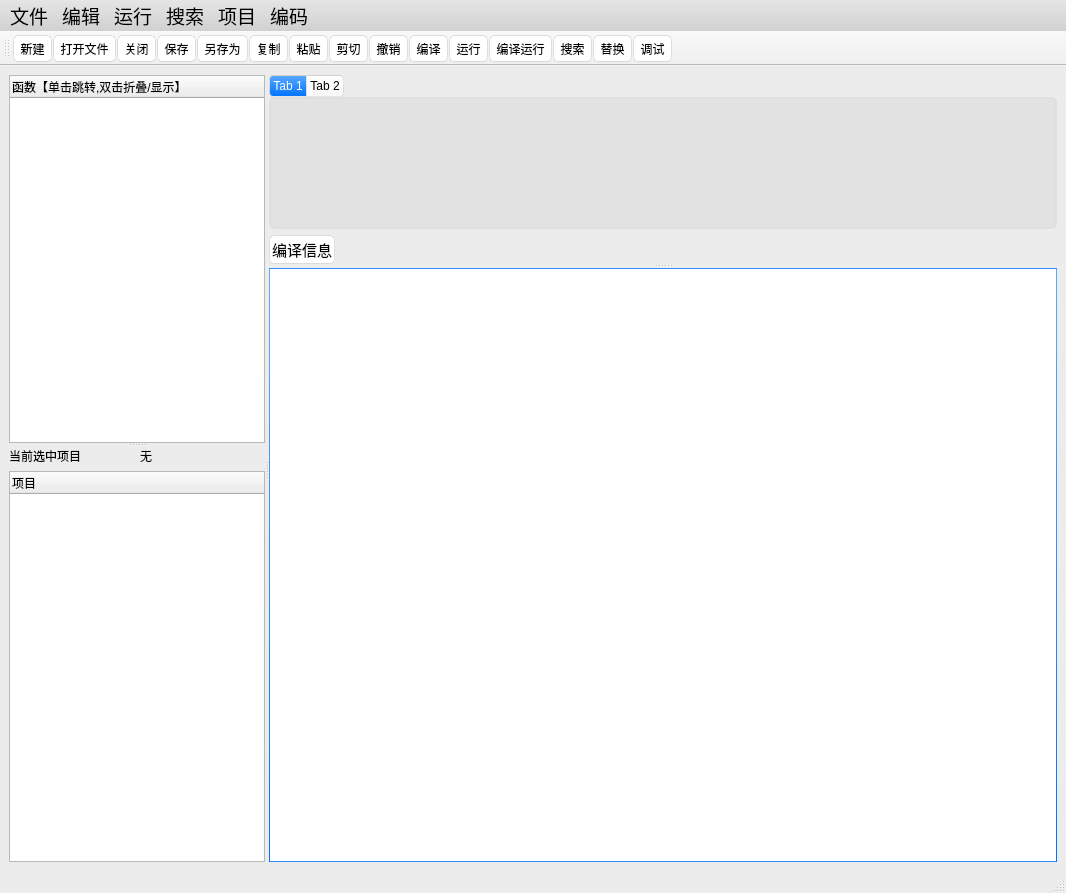
 <widget class="QMainWindow" name="MainWindow">
  <property name="geometry">
   <rect>
    <x>0</x>
    <y>0</y>
    <width>1066</width>
    <height>893</height>
   </rect>
  </property>
  <property name="font">
   <font>
    <family>等线 Light</family>
   </font>
  </property>
  <property name="windowTitle">
   <string>MsEditor</string>
  </property>
  <property name="windowIcon">
   <iconset resource="pic/pic.qrc">
    <normaloff>:/icon.png</normaloff>:/icon.png</iconset>
  </property>
  <property name="styleSheet">
   <string notr="true">/*
Aqua Style Sheet for QT Applications
Author: Jaime A. Quiroga P.
Company: GTRONICK
Last updated: 22/01/2019, 07:55.
Available at: https://github.com/GTRONICK/QSS/blob/master/Aqua.qss
*/
QMainWindow {
	background-color:#ececec;
}
QTextEdit {
	border-width: 1px;
	border-style: solid;
	border-color: qlineargradient(spread:pad, x1:0.5, y1:1, x2:0.5, y2:0, stop:0 rgba(0, 113, 255, 255), stop:1 rgba(91, 171, 252, 255));
}
QPlainTextEdit {
	border-width: 1px;
	border-style: solid;
	border-color: qlineargradient(spread:pad, x1:0.5, y1:1, x2:0.5, y2:0, stop:0 rgba(0, 113, 255, 255), stop:1 rgba(91, 171, 252, 255));
}
QToolButton {
	border-style: solid;
	border-top-color: qlineargradient(spread:pad, x1:0.5, y1:1, x2:0.5, y2:0, stop:0 rgb(215, 215, 215), stop:1 rgb(222, 222, 222));
	border-right-color: qlineargradient(spread:pad, x1:0, y1:0.5, x2:1, y2:0.5, stop:0 rgb(217, 217, 217), stop:1 rgb(227, 227, 227));
	border-left-color: qlineargradient(spread:pad, x1:0, y1:0.5, x2:1, y2:0.5, stop:0 rgb(227, 227, 227), stop:1 rgb(217, 217, 217));
	border-bottom-color: qlineargradient(spread:pad, x1:0.5, y1:1, x2:0.5, y2:0, stop:0 rgb(215, 215, 215), stop:1 rgb(222, 222, 222));
	border-width: 1px;
	border-radius: 5px;
	color: rgb(0,0,0);
	padding: 2px;
	background-color: rgb(255,255,255);
}
QToolButton:hover{
	border-style: solid;
	border-top-color: qlineargradient(spread:pad, x1:0.5, y1:1, x2:0.5, y2:0, stop:0 rgb(195, 195, 195), stop:1 rgb(222, 222, 222));
	border-right-color: qlineargradient(spread:pad, x1:0, y1:0.5, x2:1, y2:0.5, stop:0 rgb(197, 197, 197), stop:1 rgb(227, 227, 227));
	border-left-color: qlineargradient(spread:pad, x1:0, y1:0.5, x2:1, y2:0.5, stop:0 rgb(227, 227, 227), stop:1 rgb(197, 197, 197));
	border-bottom-color: qlineargradient(spread:pad, x1:0.5, y1:1, x2:0.5, y2:0, stop:0 rgb(195, 195, 195), stop:1 rgb(222, 222, 222));
	border-width: 1px;
	border-radius: 5px;
	color: rgb(0,0,0);
	padding: 2px;
	background-color: rgb(255,255,255);
}
QToolButton:pressed{
	border-style: solid;
	border-top-color: qlineargradient(spread:pad, x1:0.5, y1:1, x2:0.5, y2:0, stop:0 rgb(215, 215, 215), stop:1 rgb(222, 222, 222));
	border-right-color: qlineargradient(spread:pad, x1:0, y1:0.5, x2:1, y2:0.5, stop:0 rgb(217, 217, 217), stop:1 rgb(227, 227, 227));
	border-left-color: qlineargradient(spread:pad, x1:0, y1:0.5, x2:1, y2:0.5, stop:0 rgb(227, 227, 227), stop:1 rgb(217, 217, 217));
	border-bottom-color: qlineargradient(spread:pad, x1:0.5, y1:1, x2:0.5, y2:0, stop:0 rgb(215, 215, 215), stop:1 rgb(222, 222, 222));
	border-width: 1px;
	border-radius: 5px;
	color: rgb(0,0,0);
	padding: 2px;
	background-color: rgb(142,142,142);
}
QPushButton{
	border-style: solid;
	border-top-color: qlineargradient(spread:pad, x1:0.5, y1:1, x2:0.5, y2:0, stop:0 rgb(215, 215, 215), stop:1 rgb(222, 222, 222));
	border-right-color: qlineargradient(spread:pad, x1:0, y1:0.5, x2:1, y2:0.5, stop:0 rgb(217, 217, 217), stop:1 rgb(227, 227, 227));
	border-left-color: qlineargradient(spread:pad, x1:0, y1:0.5, x2:1, y2:0.5, stop:0 rgb(227, 227, 227), stop:1 rgb(217, 217, 217));
	border-bottom-color: qlineargradient(spread:pad, x1:0.5, y1:1, x2:0.5, y2:0, stop:0 rgb(215, 215, 215), stop:1 rgb(222, 222, 222));
	border-width: 1px;
	border-radius: 5px;
	color: rgb(0,0,0);
	padding: 2px;
	background-color: rgb(255,255,255);
}
QPushButton::default{
	border-style: solid;
	border-top-color: qlineargradient(spread:pad, x1:0.5, y1:1, x2:0.5, y2:0, stop:0 rgb(215, 215, 215), stop:1 rgb(222, 222, 222));
	border-right-color: qlineargradient(spread:pad, x1:0, y1:0.5, x2:1, y2:0.5, stop:0 rgb(217, 217, 217), stop:1 rgb(227, 227, 227));
	border-left-color: qlineargradient(spread:pad, x1:0, y1:0.5, x2:1, y2:0.5, stop:0 rgb(227, 227, 227), stop:1 rgb(217, 217, 217));
	border-bottom-color: qlineargradient(spread:pad, x1:0.5, y1:1, x2:0.5, y2:0, stop:0 rgb(215, 215, 215), stop:1 rgb(222, 222, 222));
	border-width: 1px;
	border-radius: 5px;
	color: rgb(0,0,0);
	padding: 2px;
	background-color: rgb(255,255,255);
}
QPushButton:hover{
	border-style: solid;
	border-top-color: qlineargradient(spread:pad, x1:0.5, y1:1, x2:0.5, y2:0, stop:0 rgb(195, 195, 195), stop:1 rgb(222, 222, 222));
	border-right-color: qlineargradient(spread:pad, x1:0, y1:0.5, x2:1, y2:0.5, stop:0 rgb(197, 197, 197), stop:1 rgb(227, 227, 227));
	border-left-color: qlineargradient(spread:pad, x1:0, y1:0.5, x2:1, y2:0.5, stop:0 rgb(227, 227, 227), stop:1 rgb(197, 197, 197));
	border-bottom-color: qlineargradient(spread:pad, x1:0.5, y1:1, x2:0.5, y2:0, stop:0 rgb(195, 195, 195), stop:1 rgb(222, 222, 222));
	border-width: 1px;
	border-radius: 5px;
	color: rgb(0,0,0);
	padding: 2px;
	background-color: rgb(255,255,255);
}
QPushButton:pressed{
	border-style: solid;
	border-top-color: qlineargradient(spread:pad, x1:0.5, y1:1, x2:0.5, y2:0, stop:0 rgb(215, 215, 215), stop:1 rgb(222, 222, 222));
	border-right-color: qlineargradient(spread:pad, x1:0, y1:0.5, x2:1, y2:0.5, stop:0 rgb(217, 217, 217), stop:1 rgb(227, 227, 227));
	border-left-color: qlineargradient(spread:pad, x1:0, y1:0.5, x2:1, y2:0.5, stop:0 rgb(227, 227, 227), stop:1 rgb(217, 217, 217));
	border-bottom-color: qlineargradient(spread:pad, x1:0.5, y1:1, x2:0.5, y2:0, stop:0 rgb(215, 215, 215), stop:1 rgb(222, 222, 222));
	border-width: 1px;
	border-radius: 5px;
	color: rgb(0,0,0);
	padding: 2px;
	background-color: rgb(142,142,142);
}
QPushButton:disabled{
	border-style: solid;
	border-top-color: qlineargradient(spread:pad, x1:0.5, y1:1, x2:0.5, y2:0, stop:0 rgb(215, 215, 215), stop:1 rgb(222, 222, 222));
	border-right-color: qlineargradient(spread:pad, x1:0, y1:0.5, x2:1, y2:0.5, stop:0 rgb(217, 217, 217), stop:1 rgb(227, 227, 227));
	border-left-color: qlineargradient(spread:pad, x1:0, y1:0.5, x2:1, y2:0.5, stop:0 rgb(227, 227, 227), stop:1 rgb(217, 217, 217));
	border-bottom-color: qlineargradient(spread:pad, x1:0.5, y1:1, x2:0.5, y2:0, stop:0 rgb(215, 215, 215), stop:1 rgb(222, 222, 222));
	border-width: 1px;
	border-radius: 5px;
	color: #808086;
	padding: 2px;
	background-color: rgb(142,142,142);
}
QLineEdit {
	border-width: 1px; border-radius: 4px;
	border-style: solid;
	border-color: qlineargradient(spread:pad, x1:0.5, y1:1, x2:0.5, y2:0, stop:0 rgba(0, 113, 255, 255), stop:1 rgba(91, 171, 252, 255));
}
QLabel {
	color: #000000;
}
QLCDNumber {
	color: rgb(0, 113, 255, 255);
}
QProgressBar {
	text-align: center;
	color: rgb(240, 240, 240);
	border-width: 1px; 
	border-radius: 10px;
	border-color: rgb(230, 230, 230);
	border-style: solid;
	background-color:rgb(207,207,207);
}
QProgressBar::chunk {
	background-color: qlineargradient(spread:pad, x1:0.5, y1:1, x2:0.5, y2:0, stop:0 rgba(49, 147, 250, 255), stop:1 rgba(34, 142, 255, 255));
	border-radius: 10px;
}
QMenuBar {
	background-color: qlineargradient(spread:pad, x1:0.5, y1:1, x2:0.5, y2:0, stop:0 rgba(207, 209, 207, 255), stop:1 rgba(230, 229, 230, 255));
}
QMenuBar::item {
	color: #000000;
  	spacing: 3px;
  	padding: 1px 4px;
	background-color: qlineargradient(spread:pad, x1:0.5, y1:1, x2:0.5, y2:0, stop:0 rgba(207, 209, 207, 255), stop:1 rgba(230, 229, 230, 255));
}

QMenuBar::item:selected {
  	background-color: qlineargradient(spread:pad, x1:0.5, y1:1, x2:0.5, y2:0, stop:0 rgba(0, 113, 255, 255), stop:1 rgba(91, 171, 252, 255));
	color: #FFFFFF;
}
QMenu::item:selected {
	border-style: solid;
	border-top-color: transparent;
	border-right-color: transparent;
	border-left-color: qlineargradient(spread:pad, x1:0.5, y1:1, x2:0.5, y2:0, stop:0 rgba(0, 113, 255, 255), stop:1 rgba(91, 171, 252, 255));
	border-bottom-color: transparent;
	border-left-width: 2px;
	color: #000000;
	padding-left:15px;
	padding-top:4px;
	padding-bottom:4px;
	padding-right:7px;
}
QMenu::item {
	border-style: solid;
	border-top-color: transparent;
	border-right-color: transparent;
	border-left-color: transparent;
	border-bottom-color: transparent;
	border-bottom-width: 1px;
	color: #000000;
	padding-left:17px;
	padding-top:4px;
	padding-bottom:4px;
	padding-right:7px;
}
QTabWidget {
	color:rgb(0,0,0);
	background-color:#000000;
}
QTabWidget::pane {
		border-color: rgb(223,223,223);
		background-color:rgb(226,226,226);
		border-style: solid;
		border-width: 2px;
    	border-radius: 6px;
}
QTabBar::tab:first {
	border-style: solid;
	border-left-width:1px;
	border-right-width:0px;
	border-top-width:1px;
	border-bottom-width:1px;
	border-top-color: rgb(209,209,209);
	border-left-color: qlineargradient(spread:pad, x1:0.5, y1:1, x2:0.5, y2:0, stop:0 rgba(209, 209, 209, 209), stop:1 rgba(229, 229, 229, 229));
	border-bottom-color: rgb(229,229,229);
	border-top-left-radius: 4px;
	border-bottom-left-radius: 4px;
	color: #000000;
	padding: 3px;
	margin-left:0px;
	background-color: qlineargradient(spread:pad, x1:0.5, y1:1, x2:0.5, y2:0, stop:0 rgba(247, 247, 247, 255), stop:1 rgba(255, 255, 255, 255));
}
QTabBar::tab:last {
	border-style: solid;
	border-width:1px;
	border-top-color: rgb(209,209,209);
	border-left-color: qlineargradient(spread:pad, x1:0.5, y1:1, x2:0.5, y2:0, stop:0 rgba(209, 209, 209, 209), stop:1 rgba(229, 229, 229, 229));
	border-right-color: qlineargradient(spread:pad, x1:0.5, y1:1, x2:0.5, y2:0, stop:0 rgba(209, 209, 209, 209), stop:1 rgba(229, 229, 229, 229));
	border-bottom-color: rgb(229,229,229);
	border-top-right-radius: 4px;
	border-bottom-right-radius: 4px;
	color: #000000;
	padding: 3px;
	margin-left:0px;
	background-color: qlineargradient(spread:pad, x1:0.5, y1:1, x2:0.5, y2:0, stop:0 rgba(247, 247, 247, 255), stop:1 rgba(255, 255, 255, 255));
}
QTabBar::tab {
	border-style: solid;
	border-top-width:1px;
	border-bottom-width:1px;
	border-left-width:1px;
	border-top-color: rgb(209,209,209);
	border-left-color: qlineargradient(spread:pad, x1:0.5, y1:1, x2:0.5, y2:0, stop:0 rgba(209, 209, 209, 209), stop:1 rgba(229, 229, 229, 229));
	border-bottom-color: rgb(229,229,229);
	color: #000000;
	padding: 3px;
	margin-left:0px;
	background-color: qlineargradient(spread:pad, x1:0.5, y1:1, x2:0.5, y2:0, stop:0 rgba(247, 247, 247, 255), stop:1 rgba(255, 255, 255, 255));
}
QTabBar::tab:selected, QTabBar::tab:last:selected, QTabBar::tab:hover {
  	border-style: solid;
  	border-left-width:1px;
	border-right-color: transparent;
	border-top-color: rgb(209,209,209);
	border-left-color: qlineargradient(spread:pad, x1:0.5, y1:1, x2:0.5, y2:0, stop:0 rgba(209, 209, 209, 209), stop:1 rgba(229, 229, 229, 229));
	border-bottom-color: rgb(229,229,229);
	color: #FFFFFF;
	padding: 3px;
	margin-left:0px;
	background-color: qlineargradient(spread:pad, x1:0.5, y1:1, x2:0.5, y2:0, stop:0 rgba(0, 113, 255, 255), stop:1 rgba(91, 171, 252, 255));
}

QTabBar::tab:selected, QTabBar::tab:first:selected, QTabBar::tab:hover {
  	border-style: solid;
  	border-left-width:1px;
  	border-bottom-width:1px;
  	border-top-width:1px;
	border-right-color: transparent;
	border-top-color: rgb(209,209,209);
	border-left-color: qlineargradient(spread:pad, x1:0.5, y1:1, x2:0.5, y2:0, stop:0 rgba(209, 209, 209, 209), stop:1 rgba(229, 229, 229, 229));
	border-bottom-color: rgb(229,229,229);
	color: #FFFFFF;
	padding: 3px;
	margin-left:0px;
	background-color: qlineargradient(spread:pad, x1:0.5, y1:1, x2:0.5, y2:0, stop:0 rgba(0, 113, 255, 255), stop:1 rgba(91, 171, 252, 255));
}

QCheckBox {
	color: #000000;
	padding: 2px;
}
QCheckBox:disabled {
	color: #808086;
	padding: 2px;
}

QCheckBox:hover {
	border-radius:4px;
	border-style:solid;
	padding-left: 1px;
	padding-right: 1px;
	padding-bottom: 1px;
	padding-top: 1px;
	border-width:1px;
	border-color: transparent;
}
QCheckBox::indicator:checked {

	height: 10px;
	width: 10px;
	border-style:solid;
	border-width: 1px;
	border-color: qlineargradient(spread:pad, x1:0.5, y1:1, x2:0.5, y2:0, stop:0 rgba(0, 113, 255, 255), stop:1 rgba(91, 171, 252, 255));
	color: #000000;
	background-color: qlineargradient(spread:pad, x1:0.5, y1:1, x2:0.5, y2:0, stop:0 rgba(0, 113, 255, 255), stop:1 rgba(91, 171, 252, 255));
}
QCheckBox::indicator:unchecked {

	height: 10px;
	width: 10px;
	border-style:solid;
	border-width: 1px;
	border-color: qlineargradient(spread:pad, x1:0.5, y1:1, x2:0.5, y2:0, stop:0 rgba(0, 113, 255, 255), stop:1 rgba(91, 171, 252, 255));
	color: #000000;
}
QRadioButton {
	color: 000000;
	padding: 1px;
}
QRadioButton::indicator:checked {
	height: 10px;
	width: 10px;
	border-style:solid;
	border-radius:5px;
	border-width: 1px;
	border-color: qlineargradient(spread:pad, x1:0.5, y1:1, x2:0.5, y2:0, stop:0 rgba(0, 113, 255, 255), stop:1 rgba(91, 171, 252, 255));
	color: #a9b7c6;
	background-color: qlineargradient(spread:pad, x1:0.5, y1:1, x2:0.5, y2:0, stop:0 rgba(0, 113, 255, 255), stop:1 rgba(91, 171, 252, 255));
}
QRadioButton::indicator:!checked {
	height: 10px;
	width: 10px;
	border-style:solid;
	border-radius:5px;
	border-width: 1px;
	border-color: qlineargradient(spread:pad, x1:0.5, y1:1, x2:0.5, y2:0, stop:0 rgba(0, 113, 255, 255), stop:1 rgba(91, 171, 252, 255));
	color: #a9b7c6;
	background-color: transparent;
}
QStatusBar {
	color:#027f7f;
}
QSpinBox {
	border-style: solid;
	border-width: 1px;
	border-color: qlineargradient(spread:pad, x1:0.5, y1:1, x2:0.5, y2:0, stop:0 rgba(0, 113, 255, 255), stop:1 rgba(91, 171, 252, 255));
}
QDoubleSpinBox {
	border-style: solid;
	border-width: 1px;
	border-color: qlineargradient(spread:pad, x1:0.5, y1:1, x2:0.5, y2:0, stop:0 rgba(0, 113, 255, 255), stop:1 rgba(91, 171, 252, 255));
}
QTimeEdit {
	border-style: solid;
	border-width: 1px;
	border-color: qlineargradient(spread:pad, x1:0.5, y1:1, x2:0.5, y2:0, stop:0 rgba(0, 113, 255, 255), stop:1 rgba(91, 171, 252, 255));
}
QDateTimeEdit {
	border-style: solid;
	border-width: 1px;
	border-color: qlineargradient(spread:pad, x1:0.5, y1:1, x2:0.5, y2:0, stop:0 rgba(0, 113, 255, 255), stop:1 rgba(91, 171, 252, 255));
}
QDateEdit {
	border-style: solid;
	border-width: 1px;
	border-color: qlineargradient(spread:pad, x1:0.5, y1:1, x2:0.5, y2:0, stop:0 rgba(0, 113, 255, 255), stop:1 rgba(91, 171, 252, 255));
}

QToolBox {
	color: #a9b7c6;
	background-color:#000000;
}
QToolBox::tab {
	color: #a9b7c6;
	background-color:#000000;
}
QToolBox::tab:selected {
	color: #FFFFFF;
	background-color:#000000;
}
QScrollArea {
	color: #FFFFFF;
	background-color:#000000;
}
QSlider::groove:horizontal {
	height: 5px;
	background-color: qlineargradient(spread:pad, x1:0.5, y1:1, x2:0.5, y2:0, stop:0 rgba(49, 147, 250, 255), stop:1 rgba(34, 142, 255, 255));
}
QSlider::groove:vertical {
	width: 5px;
	background-color: qlineargradient(spread:pad, x1:0.5, y1:1, x2:0.5, y2:0, stop:0 rgba(49, 147, 250, 255), stop:1 rgba(34, 142, 255, 255));
}
QSlider::handle:horizontal {
	background: rgb(253,253,253);
	border-style: solid;
	border-width: 1px;
	border-color: rgb(207,207,207);
	width: 12px;
	margin: -5px 0;
	border-radius: 7px;
}
QSlider::handle:vertical {
	background: rgb(253,253,253);
	border-style: solid;
	border-width: 1px;
	border-color: rgb(207,207,207);
	height: 12px;
	margin: 0 -5px;
	border-radius: 7px;
}
QSlider::add-page:horizontal {
    background: rgb(181,181,181);
}
QSlider::add-page:vertical {
    background: rgb(181,181,181);
}
QSlider::sub-page:horizontal {
    background-color: qlineargradient(spread:pad, x1:0.5, y1:1, x2:0.5, y2:0, stop:0 rgba(49, 147, 250, 255), stop:1 rgba(34, 142, 255, 255));
}
QSlider::sub-page:vertical {
    background-color: qlineargradient(spread:pad, y1:0.5, x1:1, y2:0.5, x2:0, stop:0 rgba(49, 147, 250, 255), stop:1 rgba(34, 142, 255, 255));
}
QScrollBar:horizontal {
	max-height: 20px;
	border: 1px transparent grey;
	margin: 0px 20px 0px 20px;
}
QScrollBar:vertical {
	max-width: 20px;
	border: 1px transparent grey;
	margin: 20px 0px 20px 0px;
}
QScrollBar::handle:horizontal {
	background: rgb(253,253,253);
	border-style: solid;
	border-width: 1px;
	border-color: rgb(207,207,207);
	border-radius: 7px;
	min-width: 25px;
}
QScrollBar::handle:horizontal:hover {
	background: rgb(253,253,253);
	border-style: solid;
	border-width: 1px;
	border-color: rgb(147, 200, 200);
	border-radius: 7px;
	min-width: 25px;
}
QScrollBar::handle:vertical {
	background: rgb(253,253,253);
	border-style: solid;
	border-width: 1px;
	border-color: rgb(207,207,207);
	border-radius: 7px;
	min-height: 25px;
}
QScrollBar::handle:vertical:hover {
	background: rgb(253,253,253);
	border-style: solid;
	border-width: 1px;
	border-color: rgb(147, 200, 200);
	border-radius: 7px;
	min-height: 25px;
}
QScrollBar::add-line:horizontal {
   border: 2px transparent grey;
   border-top-right-radius: 7px;
   border-bottom-right-radius: 7px;
   background: rgba(34, 142, 255, 255);
   width: 20px;
   subcontrol-position: right;
   subcontrol-origin: margin;
}
QScrollBar::add-line:horizontal:pressed {
   border: 2px transparent grey;
   border-top-right-radius: 7px;
   border-bottom-right-radius: 7px;
   background: rgb(181,181,181);
   width: 20px;
   subcontrol-position: right;
   subcontrol-origin: margin;
}
QScrollBar::add-line:vertical {
   border: 2px transparent grey;
   border-bottom-left-radius: 7px;
   border-bottom-right-radius: 7px;
   background: rgba(34, 142, 255, 255);
   height: 20px;
   subcontrol-position: bottom;
   subcontrol-origin: margin;
}
QScrollBar::add-line:vertical:pressed {
   border: 2px transparent grey;
   border-bottom-left-radius: 7px;
   border-bottom-right-radius: 7px;
   background: rgb(181,181,181);
   height: 20px;
   subcontrol-position: bottom;
   subcontrol-origin: margin;
}
QScrollBar::sub-line:horizontal {
   border: 2px transparent grey;
   border-top-left-radius: 7px;
   border-bottom-left-radius: 7px;
   background: rgba(34, 142, 255, 255);
   width: 20px;
   subcontrol-position: left;
   subcontrol-origin: margin;
}
QScrollBar::sub-line:horizontal:pressed {
   border: 2px transparent grey;
   border-top-left-radius: 7px;
   border-bottom-left-radius: 7px;
   background: rgb(181,181,181);
   width: 20px;
   subcontrol-position: left;
   subcontrol-origin: margin;
}
QScrollBar::sub-line:vertical {
   border: 2px transparent grey;
   border-top-left-radius: 7px;
   border-top-right-radius: 7px;
   background: rgba(34, 142, 255, 255);
   height: 20px;
   subcontrol-position: top;
   subcontrol-origin: margin;
}
QScrollBar::sub-line:vertical:pressed {
   border: 2px transparent grey;
   border-top-left-radius: 7px;
   border-top-right-radius: 7px;
   background: rgb(181,181,181);
   height: 20px;
   subcontrol-position: top;
   subcontrol-origin: margin;
}
QScrollBar::left-arrow:horizontal {
   border: 1px transparent grey;
   border-top-left-radius: 3px;
   border-bottom-left-radius: 3px;
   width: 6px;
   height: 6px;
   background: white;
}
QScrollBar::right-arrow:horizontal {
   border: 1px transparent grey;
   border-top-right-radius: 3px;
   border-bottom-right-radius: 3px;
   width: 6px;
   height: 6px;
   background: white;
}
QScrollBar::up-arrow:vertical {
   border: 1px transparent grey;
   border-top-left-radius: 3px;
   border-top-right-radius: 3px;
   width: 6px;
   height: 6px;
   background: white;
}
QScrollBar::down-arrow:vertical {
   border: 1px transparent grey;
   border-bottom-left-radius: 3px;
   border-bottom-right-radius: 3px;
   width: 6px;
   height: 6px;
   background: white;
}
QScrollBar::add-page:horizontal, QScrollBar::sub-page:horizontal {
   background: none;
}
QScrollBar::add-page:vertical, QScrollBar::sub-page:vertical {
   background: none;
}</string>
  </property>
  <widget class="QWidget" name="centralWidget">
   <layout class="QGridLayout" name="gridLayout">
    <item row="0" column="0">
     <widget class="QSplitter" name="splitter_3">
      <property name="orientation">
       <enum>Qt::Horizontal</enum>
      </property>
      <widget class="QSplitter" name="splitter_2">
       <property name="orientation">
        <enum>Qt::Vertical</enum>
       </property>
       <widget class="QTreeWidget" name="treeWidget_function">
        <column>
         <property name="text">
          <string>函数【单击跳转,双击折叠/显示】</string>
         </property>
         <property name="font">
          <font>
           <pointsize>9</pointsize>
           <weight>50</weight>
           <bold>false</bold>
          </font>
         </property>
        </column>
       </widget>
       <widget class="QWidget" name="layoutWidget">
        <layout class="QVBoxLayout" name="verticalLayout_2">
         <item>
          <layout class="QHBoxLayout" name="horizontalLayout_label">
           <item>
            <widget class="QLabel" name="label_theproject">
             <property name="font">
              <font>
               <family>Microsoft YaHei UI</family>
               <pointsize>9</pointsize>
              </font>
             </property>
             <property name="text">
              <string>当前选中项目</string>
             </property>
            </widget>
           </item>
           <item>
            <widget class="QLabel" name="label_nowproject">
             <property name="font">
              <font>
               <family>Microsoft YaHei UI</family>
              </font>
             </property>
             <property name="text">
              <string>无</string>
             </property>
            </widget>
           </item>
          </layout>
         </item>
         <item>
          <widget class="QTreeWidget" name="treeWidget">
           <property name="sizePolicy">
            <sizepolicy hsizetype="Expanding" vsizetype="Expanding">
             <horstretch>1</horstretch>
             <verstretch>0</verstretch>
            </sizepolicy>
           </property>
           <column>
            <property name="text">
             <string>项目</string>
            </property>
            <property name="font">
             <font>
              <pointsize>9</pointsize>
             </font>
            </property>
           </column>
          </widget>
         </item>
        </layout>
       </widget>
      </widget>
      <widget class="QSplitter" name="splitter">
       <property name="sizePolicy">
        <sizepolicy hsizetype="Preferred" vsizetype="Expanding">
         <horstretch>3</horstretch>
         <verstretch>0</verstretch>
        </sizepolicy>
       </property>
       <property name="orientation">
        <enum>Qt::Vertical</enum>
       </property>
       <widget class="QWidget" name="layoutWidget">
        <layout class="QVBoxLayout" name="verticalLayout">
         <item>
          <widget class="QTabWidget" name="tabWidget">
           <widget class="QWidget" name="tab">
            <attribute name="title">
             <string>Tab 1</string>
            </attribute>
           </widget>
           <widget class="QWidget" name="tab_2">
            <attribute name="title">
             <string>Tab 2</string>
            </attribute>
           </widget>
          </widget>
         </item>
         <item>
          <layout class="QHBoxLayout" name="horizontalLayout">
           <item>
            <widget class="QPushButton" name="pushButton_compile">
             <property name="font">
              <font>
               <family>AcadEref</family>
               <pointsize>11</pointsize>
              </font>
             </property>
             <property name="text">
              <string>编译信息</string>
             </property>
            </widget>
           </item>
           <item>
            <spacer name="horizontalSpacer">
             <property name="orientation">
              <enum>Qt::Horizontal</enum>
             </property>
             <property name="sizeHint" stdset="0">
              <size>
               <width>40</width>
               <height>20</height>
              </size>
             </property>
            </spacer>
           </item>
          </layout>
         </item>
        </layout>
       </widget>
       <widget class="QPlainTextEdit" name="plainTextEdit_compile">
        <property name="enabled">
         <bool>true</bool>
        </property>
        <property name="sizePolicy">
         <sizepolicy hsizetype="Expanding" vsizetype="Expanding">
          <horstretch>0</horstretch>
          <verstretch>0</verstretch>
         </sizepolicy>
        </property>
        <property name="maximumSize">
         <size>
          <width>16777215</width>
          <height>16777215</height>
         </size>
        </property>
        <property name="readOnly">
         <bool>true</bool>
        </property>
       </widget>
      </widget>
     </widget>
    </item>
   </layout>
  </widget>
  <widget class="QMenuBar" name="menuBar">
   <property name="geometry">
    <rect>
     <x>0</x>
     <y>0</y>
     <width>1066</width>
     <height>29</height>
    </rect>
   </property>
   <property name="font">
    <font>
     <family>华文楷体</family>
     <pointsize>14</pointsize>
    </font>
   </property>
   <widget class="QMenu" name="File">
    <property name="title">
     <string>文件</string>
    </property>
    <addaction name="actionNew"/>
    <addaction name="separator"/>
    <addaction name="actionOpen"/>
    <addaction name="separator"/>
    <addaction name="actionClose"/>
    <addaction name="actionSave"/>
    <addaction name="separator"/>
    <addaction name="actionSaveAs"/>
    <addaction name="separator"/>
   </widget>
   <widget class="QMenu" name="setting">
    <property name="title">
     <string>编辑</string>
    </property>
    <addaction name="actionCopy"/>
    <addaction name="separator"/>
    <addaction name="actionPaste"/>
    <addaction name="separator"/>
    <addaction name="actionCut"/>
    <addaction name="separator"/>
    <addaction name="actionUndo"/>
   </widget>
   <widget class="QMenu" name="cr">
    <property name="title">
     <string>运行</string>
    </property>
    <addaction name="actionComplile"/>
    <addaction name="separator"/>
    <addaction name="actionRun"/>
    <addaction name="separator"/>
    <addaction name="actionCR"/>
   </widget>
   <widget class="QMenu" name="search">
    <property name="font">
     <font>
      <pointsize>9</pointsize>
     </font>
    </property>
    <property name="title">
     <string>搜索</string>
    </property>
    <addaction name="actionSearch"/>
    <addaction name="separator"/>
    <addaction name="actionReplace"/>
   </widget>
   <widget class="QMenu" name="menu">
    <property name="title">
     <string>项目</string>
    </property>
    <addaction name="actionOpenProject"/>
    <addaction name="actionCloseProject"/>
    <addaction name="actionCompileProject"/>
    <addaction name="actionRunProject"/>
    <addaction name="actionCRProject"/>
   </widget>
   <widget class="QMenu" name="menu_2">
    <property name="title">
     <string>编码</string>
    </property>
    <addaction name="actionGBK"/>
    <addaction name="actionUTF_8"/>
   </widget>
   <addaction name="File"/>
   <addaction name="setting"/>
   <addaction name="cr"/>
   <addaction name="search"/>
   <addaction name="menu"/>
   <addaction name="menu_2"/>
  </widget>
  <widget class="QToolBar" name="mainToolBar">
   <attribute name="toolBarArea">
    <enum>TopToolBarArea</enum>
   </attribute>
   <attribute name="toolBarBreak">
    <bool>false</bool>
   </attribute>
   <addaction name="actionNew"/>
   <addaction name="actionOpen"/>
   <addaction name="actionClose"/>
   <addaction name="actionSave"/>
   <addaction name="actionSaveAs"/>
   <addaction name="actionCopy"/>
   <addaction name="actionPaste"/>
   <addaction name="actionCut"/>
   <addaction name="actionUndo"/>
   <addaction name="actionComplile"/>
   <addaction name="actionRun"/>
   <addaction name="actionCR"/>
   <addaction name="actionSearch"/>
   <addaction name="actionReplace"/>
   <addaction name="actionDebug"/>
  </widget>
  <widget class="QStatusBar" name="statusBar"/>
  <action name="actionOpen">
   <property name="icon">
    <iconset resource="pic/pic.qrc">
     <normaloff>:/Open.png</normaloff>:/Open.png</iconset>
   </property>
   <property name="text">
    <string>打开文件</string>
   </property>
   <property name="toolTip">
    <string>打开文件</string>
   </property>
   <property name="shortcut">
    <string>Ctrl+O</string>
   </property>
  </action>
  <action name="actionSaveAs">
   <property name="icon">
    <iconset resource="pic/pic.qrc">
     <normaloff>:/SaveAs.png</normaloff>:/SaveAs.png</iconset>
   </property>
   <property name="text">
    <string>另存为</string>
   </property>
   <property name="toolTip">
    <string>另存为</string>
   </property>
  </action>
  <action name="actionSave">
   <property name="icon">
    <iconset resource="pic/pic.qrc">
     <normaloff>:/Save.png</normaloff>:/Save.png</iconset>
   </property>
   <property name="text">
    <string>保存</string>
   </property>
   <property name="toolTip">
    <string>保存</string>
   </property>
   <property name="shortcut">
    <string>Ctrl+S</string>
   </property>
  </action>
  <action name="actionNew">
   <property name="icon">
    <iconset theme="新建" resource="pic/pic.qrc">
     <normaloff>:/New.png</normaloff>:/New.png</iconset>
   </property>
   <property name="text">
    <string>新建</string>
   </property>
   <property name="toolTip">
    <string>新建</string>
   </property>
   <property name="shortcut">
    <string>Ctrl+N</string>
   </property>
  </action>
  <action name="actionClose">
   <property name="icon">
    <iconset resource="pic/pic.qrc">
     <normaloff>:/Close.png</normaloff>:/Close.png</iconset>
   </property>
   <property name="text">
    <string>关闭</string>
   </property>
   <property name="toolTip">
    <string>关闭</string>
   </property>
  </action>
  <action name="actionCopy">
   <property name="icon">
    <iconset resource="pic/pic.qrc">
     <normaloff>:/Copy.png</normaloff>:/Copy.png</iconset>
   </property>
   <property name="text">
    <string>复制</string>
   </property>
   <property name="toolTip">
    <string>复制</string>
   </property>
   <property name="shortcut">
    <string>Ctrl+C</string>
   </property>
  </action>
  <action name="actionPaste">
   <property name="icon">
    <iconset resource="pic/pic.qrc">
     <normaloff>:/Paste.png</normaloff>:/Paste.png</iconset>
   </property>
   <property name="text">
    <string>粘贴</string>
   </property>
   <property name="toolTip">
    <string>粘贴</string>
   </property>
   <property name="shortcut">
    <string>Ctrl+P</string>
   </property>
  </action>
  <action name="actionCut">
   <property name="icon">
    <iconset resource="pic/pic.qrc">
     <normaloff>:/Cut.png</normaloff>:/Cut.png</iconset>
   </property>
   <property name="text">
    <string>剪切</string>
   </property>
   <property name="toolTip">
    <string>剪切</string>
   </property>
   <property name="shortcut">
    <string>Ctrl+X</string>
   </property>
  </action>
  <action name="actionUndo">
   <property name="icon">
    <iconset resource="pic/pic.qrc">
     <normaloff>:/back.png</normaloff>:/back.png</iconset>
   </property>
   <property name="text">
    <string>撤销</string>
   </property>
   <property name="toolTip">
    <string>撤销</string>
   </property>
   <property name="shortcut">
    <string>Ctrl+Z</string>
   </property>
  </action>
  <action name="actionRun">
   <property name="icon">
    <iconset resource="pic/pic.qrc">
     <normaloff>:/run.png</normaloff>:/run.png</iconset>
   </property>
   <property name="text">
    <string>运行</string>
   </property>
   <property name="toolTip">
    <string>运行</string>
   </property>
  </action>
  <action name="actionComplile">
   <property name="icon">
    <iconset resource="pic/pic.qrc">
     <normaloff>:/compile.png</normaloff>:/compile.png</iconset>
   </property>
   <property name="text">
    <string>编译</string>
   </property>
   <property name="toolTip">
    <string>编译</string>
   </property>
  </action>
  <action name="actionCR">
   <property name="icon">
    <iconset resource="pic/pic.qrc">
     <normaloff>:/cr.png</normaloff>:/cr.png</iconset>
   </property>
   <property name="text">
    <string>编译运行</string>
   </property>
   <property name="toolTip">
    <string>编译运行</string>
   </property>
  </action>
  <action name="actionSearch">
   <property name="icon">
    <iconset resource="pic/pic.qrc">
     <normaloff>:/search.png</normaloff>:/search.png</iconset>
   </property>
   <property name="text">
    <string>搜索</string>
   </property>
   <property name="toolTip">
    <string>搜索</string>
   </property>
  </action>
  <action name="actionReplace">
   <property name="icon">
    <iconset resource="pic/pic.qrc">
     <normaloff>:/replace.png</normaloff>:/replace.png</iconset>
   </property>
   <property name="text">
    <string>替换</string>
   </property>
   <property name="toolTip">
    <string>替换</string>
   </property>
  </action>
  <action name="actionOpenProject">
   <property name="icon">
    <iconset resource="pic/pic.qrc">
     <normaloff>:/project.png</normaloff>:/project.png</iconset>
   </property>
   <property name="text">
    <string>打开项目</string>
   </property>
   <property name="toolTip">
    <string>打开项目</string>
   </property>
  </action>
  <action name="actionCloseProject">
   <property name="icon">
    <iconset resource="pic/pic.qrc">
     <normaloff>:/closeproject.png</normaloff>:/closeproject.png</iconset>
   </property>
   <property name="text">
    <string>关闭项目</string>
   </property>
   <property name="toolTip">
    <string>关闭项目</string>
   </property>
  </action>
  <action name="actionCompileProject">
   <property name="icon">
    <iconset resource="pic/pic.qrc">
     <normaloff>:/compile.png</normaloff>:/compile.png</iconset>
   </property>
   <property name="text">
    <string>编译项目</string>
   </property>
   <property name="toolTip">
    <string>编译项目</string>
   </property>
  </action>
  <action name="actionRunProject">
   <property name="icon">
    <iconset resource="pic/pic.qrc">
     <normaloff>:/run.png</normaloff>:/run.png</iconset>
   </property>
   <property name="text">
    <string>运行项目</string>
   </property>
   <property name="toolTip">
    <string>运行项目</string>
   </property>
  </action>
  <action name="actionCRProject">
   <property name="icon">
    <iconset resource="pic/pic.qrc">
     <normaloff>:/cr.png</normaloff>:/cr.png</iconset>
   </property>
   <property name="text">
    <string>编译运行项目</string>
   </property>
   <property name="toolTip">
    <string>编译运行项目</string>
   </property>
  </action>
  <action name="actionGBK">
   <property name="text">
    <string>GBK</string>
   </property>
  </action>
  <action name="actionUTF_8">
   <property name="text">
    <string>UTF-8</string>
   </property>
   <property name="toolTip">
    <string>UTF-8</string>
   </property>
  </action>
  <action name="actionDebug">
   <property name="icon">
    <iconset resource="pic/pic.qrc">
     <normaloff>:/debug.png</normaloff>:/debug.png</iconset>
   </property>
   <property name="text">
    <string>调试</string>
   </property>
   <property name="toolTip">
    <string>调试</string>
   </property>
  </action>
 </widget>
